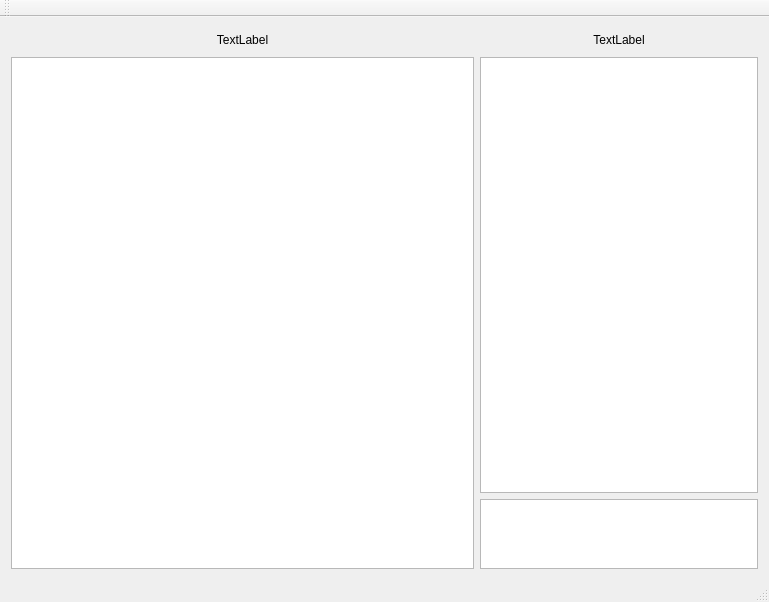
<?xml version="1.0" encoding="UTF-8"?>
<ui version="4.0">
 <class>realtimeDisplayClass</class>
 <widget class="QMainWindow" name="realtimeDisplayClass">
  <property name="geometry">
   <rect>
    <x>0</x>
    <y>0</y>
    <width>769</width>
    <height>602</height>
   </rect>
  </property>
  <property name="windowTitle">
   <string>realtimeDisplay</string>
  </property>
  <widget class="QWidget" name="centralWidget">
   <layout class="QHBoxLayout" name="horizontalLayout" stretch="5,3">
    <item>
     <layout class="QVBoxLayout" name="verticalLayout" stretch="1,22">
      <item>
       <widget class="QLabel" name="label">
        <property name="text">
         <string>TextLabel</string>
        </property>
        <property name="alignment">
         <set>Qt::AlignCenter</set>
        </property>
       </widget>
      </item>
      <item>
       <widget class="QGraphicsView" name="graphicsView"/>
      </item>
     </layout>
    </item>
    <item>
     <layout class="QVBoxLayout" name="verticalLayout_2" stretch="1,19,3">
      <item>
       <widget class="QLabel" name="label_2">
        <property name="text">
         <string>TextLabel</string>
        </property>
        <property name="alignment">
         <set>Qt::AlignCenter</set>
        </property>
       </widget>
      </item>
      <item>
       <widget class="QTableWidget" name="tableWidget"/>
      </item>
      <item>
       <widget class="QListWidget" name="listWidget"/>
      </item>
     </layout>
    </item>
   </layout>
  </widget>
  <widget class="QMenuBar" name="menuBar">
   <property name="geometry">
    <rect>
     <x>0</x>
     <y>0</y>
     <width>769</width>
     <height>23</height>
    </rect>
   </property>
  </widget>
  <widget class="QToolBar" name="mainToolBar">
   <attribute name="toolBarArea">
    <enum>TopToolBarArea</enum>
   </attribute>
   <attribute name="toolBarBreak">
    <bool>false</bool>
   </attribute>
  </widget>
  <widget class="QStatusBar" name="statusBar"/>
 </widget>
 <layoutdefault spacing="6" margin="11"/>
 <resources>
  <include location="realtimedisplay.qrc"/>
 </resources>
 <connections/>
</ui>
